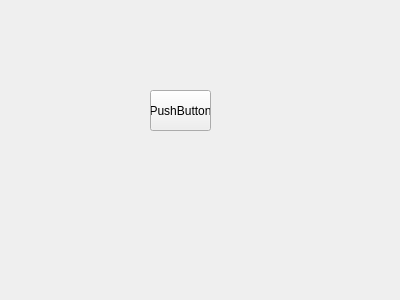
<?xml version="1.0" encoding="UTF-8"?>
<ui version="4.0">
 <class>Widget</class>
 <widget class="QWidget" name="Widget">
  <property name="geometry">
   <rect>
    <x>0</x>
    <y>0</y>
    <width>400</width>
    <height>300</height>
   </rect>
  </property>
  <property name="windowTitle">
   <string>Widget</string>
  </property>
  <widget class="QPushButton" name="buttonText">
   <property name="geometry">
    <rect>
     <x>150</x>
     <y>90</y>
     <width>61</width>
     <height>41</height>
    </rect>
   </property>
   <property name="text">
    <string>PushButton</string>
   </property>
  </widget>
 </widget>
 <layoutdefault spacing="6" margin="11"/>
 <resources/>
 <connections/>
</ui>
